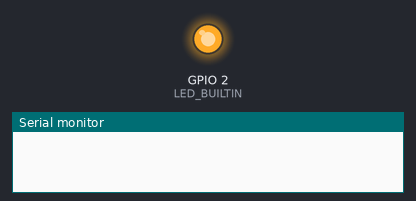
This sketch was run on a simulated ESP8266 (NodeMCU). On the bench: output pins drawn as LEDs (lit = HIGH, except the on-board LED, lit = LOW), the last lines printed to the serial monitor. WiFi joins after 1.5 s; servers stay silent unless stated. At 12.9 s the program puts the board to deep sleep or switches it off; the recording ends there.

Above: at 0.0 s.
At 8.0 s:
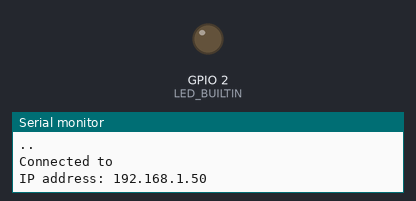
Timing chart, 0 to 9.5 s (numbered marks = the images above):
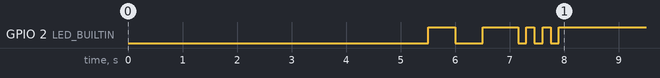

Measured:
- by itself, GPIO 2 (LED_BUILTIN): LOW → HIGH at 5.5 s, → LOW 0.50 s later, → HIGH 0.50 s later, → LOW 0.65 s later, … (9 changes in this stretch)

The sketch:

deepsleep-wake-on-reset-btn.ino
```cpp
#include "Arduino.h"
#include <ESP8266WiFi.h>
// Required for LIGHT_SLEEP_T delay mode
extern "C" {
#include "user_interface.h"
}

const char* ssid = ""; // fill me with your own
const char* password = ""; // fill me with your own

//The setup function is called once at startup of the sketch
void setup() {
  delay(5000); // do some stuff before going to sleep

  Serial.begin(115200);
  while(!Serial) { }

  Serial.println();
  Serial.println("Start device in normal mode!");

  WiFi.mode(WIFI_STA);

  wifi_fpm_set_sleep_type(MODEM_SLEEP_T);

  WiFi.begin(ssid, password);
  Serial.println("");
  pinMode(LED_BUILTIN, OUTPUT);
  // Wait for connection
  while (WiFi.status() != WL_CONNECTED) {
    delay(500);
    Serial.print(".");
    digitalWrite(LED_BUILTIN, HIGH);
    delay(500);
    digitalWrite(LED_BUILTIN, LOW);
  }
  digitalWrite(LED_BUILTIN, HIGH);
  delay(150);
  digitalWrite(LED_BUILTIN, LOW);
  delay(150);
  digitalWrite(LED_BUILTIN, HIGH);
  delay(150);
  digitalWrite(LED_BUILTIN, LOW);
  delay(150);
  digitalWrite(LED_BUILTIN, HIGH);
  delay(150);
  digitalWrite(LED_BUILTIN, LOW);
  delay(150);
  digitalWrite(LED_BUILTIN, HIGH);

  Serial.println("");
  Serial.print("Connected to ");
  Serial.println(ssid);
  Serial.print("IP address: ");
  Serial.println(WiFi.localIP());

  // Deep sleep mode for 10 seconds, the ESP8266 wakes up by itself when GPIO 16 (D0 in NodeMCU board) is connected to the RESET pin
  delay(5000);
  Serial.println("I'm awake, but I'm going into deep sleep mode for 10 seconds");
  ESP.deepSleep(10e6, RF_DISABLED);
}

void loop() {

}
```
